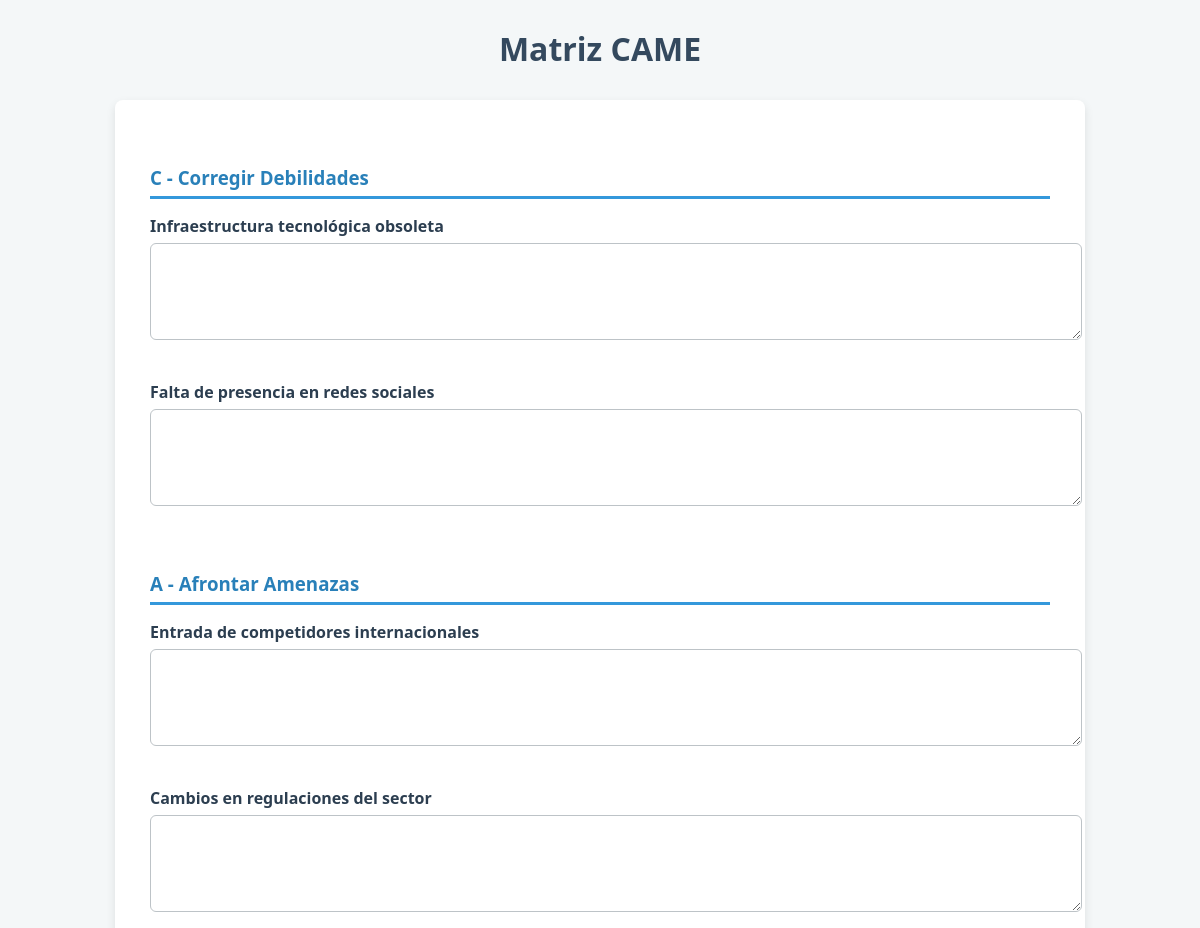
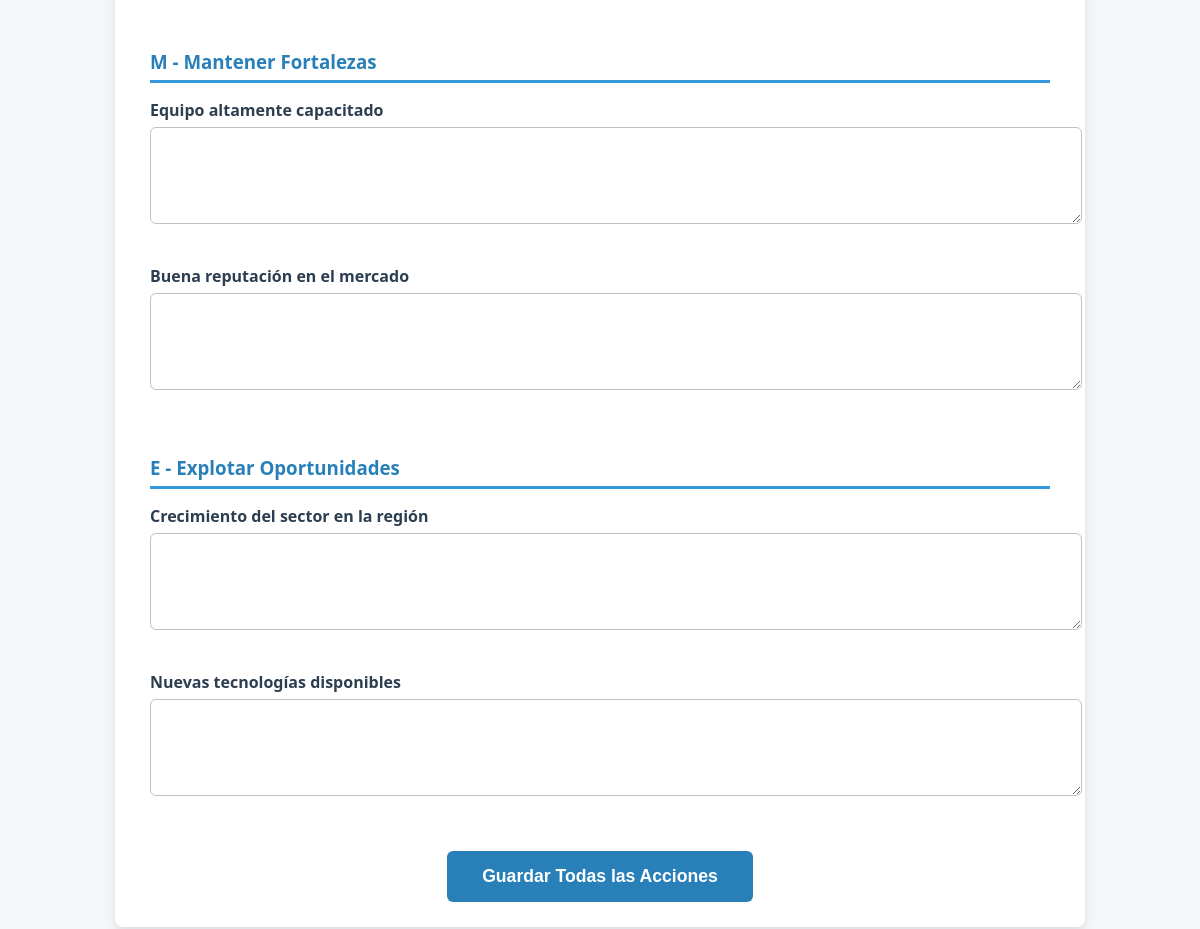
The app's page /PETI_proyecto/Vista/came_formulario.php with its own data (2 pictures, top to bottom).
### tables this page shows
CREATE TABLE IF NOT EXISTS `tb_debilidades` (
  `id_debilidad` int(11) NOT NULL AUTO_INCREMENT,
  `id_empresa` int(11) NOT NULL,
  `descripcion` text NOT NULL,
  `fecha_creacion` datetime DEFAULT current_timestamp(),
  PRIMARY KEY (`id_debilidad`),
  KEY `id_empresa` (`id_empresa`),
  CONSTRAINT `tb_debilidades_ibfk_1` FOREIGN KEY (`id_empresa`) REFERENCES `tb_empresa` (`id_empresa`) ON DELETE CASCADE
);

CREATE TABLE IF NOT EXISTS `tb_amenazas` (
  `id_amenaza` int(11) NOT NULL AUTO_INCREMENT,
  `id_empresa` int(11) NOT NULL,
  `descripcion` text NOT NULL,
  `fecha_creacion` datetime DEFAULT current_timestamp(),
  PRIMARY KEY (`id_amenaza`),
  KEY `id_empresa` (`id_empresa`),
  CONSTRAINT `tb_amenazas_ibfk_1` FOREIGN KEY (`id_empresa`) REFERENCES `tb_empresa` (`id_empresa`) ON DELETE CASCADE
);

CREATE TABLE IF NOT EXISTS `tb_fortalezas` (
  `id_fortaleza` int(11) NOT NULL AUTO_INCREMENT,
  `id_empresa` int(11) NOT NULL,
  `descripcion` text NOT NULL,
  `fecha_creacion` datetime DEFAULT current_timestamp(),
  PRIMARY KEY (`id_fortaleza`),
  KEY `id_empresa` (`id_empresa`),
  CONSTRAINT `tb_fortalezas_ibfk_1` FOREIGN KEY (`id_empresa`) REFERENCES `tb_empresa` (`id_empresa`) ON DELETE CASCADE
);

CREATE TABLE IF NOT EXISTS `tb_oportunidades` (
  `id_oportunidad` int(11) NOT NULL AUTO_INCREMENT,
  `id_empresa` int(11) NOT NULL,
  `descripcion` text NOT NULL,
  `fecha_creacion` datetime DEFAULT current_timestamp(),
  PRIMARY KEY (`id_oportunidad`),
  KEY `id_empresa` (`id_empresa`),
  CONSTRAINT `tb_oportunidades_ibfk_1` FOREIGN KEY (`id_empresa`) REFERENCES `tb_empresa` (`id_empresa`) ON DELETE CASCADE
);

### PETI_proyecto/Models/CameModel.php (called while the page is built, shortened)
<?php
class CameModel {
    private $conexion;
    public function __construct($conexion) {
        $this->conexion = $conexion;
    }
    public function obtenerFactoresPorEmpresa($tabla, $id_empresa) {
        $stmt = $this->conexion->prepare("SELECT * FROM $tabla WHERE id_empresa = ?");
        $stmt->bind_param("i", $id_empresa);
        $stmt->execute();
        $resultado = $stmt->get_result();
        return $resultado->fetch_all(MYSQLI_ASSOC);
    }
}

### PETI_proyecto/Vista/came_formulario.php (the view, shortened to what this page needs)
<?php
include_once '../Models/CameModel.php';
$conexion = (new clsConexion())->getConexion();
$model = new CameModel($conexion);
$id_empresa = $_GET['id_empresa'] ?? 1;
$debilidades = $model->obtenerFactoresPorEmpresa("tb_debilidades", $id_empresa);
$amenazas = $model->obtenerFactoresPorEmpresa("tb_amenazas", $id_empresa);
$fortalezas = $model->obtenerFactoresPorEmpresa("tb_fortalezas", $id_empresa);
$oportunidades = $model->obtenerFactoresPorEmpresa("tb_oportunidades", $id_empresa);
?>
<!DOCTYPE html>
<html lang="es">
<head>
  <link rel="stylesheet" href="../public/css/came.css">
</head>
<body>
<h2>Matriz CAME</h2>
<link rel="stylesheet" href="../public/css/came.css">
<form method="post" action="">
  <h3>C - Corregir Debilidades</h3>
  <?php foreach ($debilidades as $index => $deb): ?>
    <p><strong><?= htmlspecialchars($deb['descripcion']) ?></strong></p>
    <textarea name="acciones[C][<?= $index ?>][descripcion]" required></textarea>
  <?php endforeach; ?>
  <h3>A - Afrontar Amenazas</h3>
  <?php foreach ($amenazas as $index => $ame): ?>
    <p><strong><?= htmlspecialchars($ame['descripcion']) ?></strong></p>
    <textarea name="acciones[A][<?= $index ?>][descripcion]" required></textarea>
  <?php endforeach; ?>
  <h3>M - Mantener Fortalezas</h3>
  <?php foreach ($fortalezas as $index => $fort): ?>
    <p><strong><?= htmlspecialchars($fort['descripcion']) ?></strong></p>
    <textarea name="acciones[M][<?= $index ?>][descripcion]" required></textarea>
  <?php endforeach; ?>
  <h3>E - Explotar Oportunidades</h3>
  <?php foreach ($oportunidades as $index => $opu): ?>
    <p><strong><?= htmlspecialchars($opu['descripcion']) ?></strong></p>
    <textarea name="acciones[E][<?= $index ?>][descripcion]" required></textarea>
  <?php endforeach; ?>
  <button type="submit">Guardar Todas las Acciones</button>
</form></body>
</html>

### PETI_proyecto/public/css/came.css (style rules this page uses)
body { font-family: 'Segoe UI', Tahoma, Geneva, Verdana, sans-serif; background-color: #f4f7f8; margin: 20px; color: #2c3e50; }
h2 { text-align: center; margin-bottom: 30px; font-weight: 700; font-size: 2em; color: #34495e; }
form { max-width: 900px; margin: 0 auto; background: #fff; padding: 25px 35px; border-radius: 8px; box-shadow: 0 4px 10px rgb(0 0 0 / 0.1); }
h3 { margin-top: 40px; margin-bottom: 15px; border-bottom: 3px solid #3498db; padding-bottom: 6px; color: #2980b9; font-weight: 600; }
p { font-weight: 600; margin-bottom: 6px; font-size: 1rem; color: #2c3e50; }
textarea { width: 100%; min-height: 75px; border: 1.5px solid #bdc3c7; border-radius: 6px; padding: 10px 15px; font-size: 1rem; resize: vertical; transition: border-color 0.3s ease; margin-bottom: 20px; font-family: inherit; }
button[type="submit"] { background-color: #2980b9; color: white; border: none; padding: 15px 35px; border-radius: 6px; font-size: 1.1rem; font-weight: 600; cursor: pointer; transition: background-color 0.3s ease; display: block; margin: 30px auto 0 auto; }

### records on screen
tb_debilidades: descripcion "Infraestructura tecnológica obsoleta"
tb_debilidades: descripcion "Falta de presencia en redes sociales"
tb_amenazas: descripcion "Entrada de competidores internacionales"
tb_amenazas: descripcion "Cambios en regulaciones del sector"
tb_fortalezas: descripcion "Equipo altamente capacitado"
tb_fortalezas: descripcion "Buena reputación en el mercado"
tb_oportunidades: descripcion "Crecimiento del sector en la región"
tb_oportunidades: descripcion "Nuevas tecnologías disponibles"
